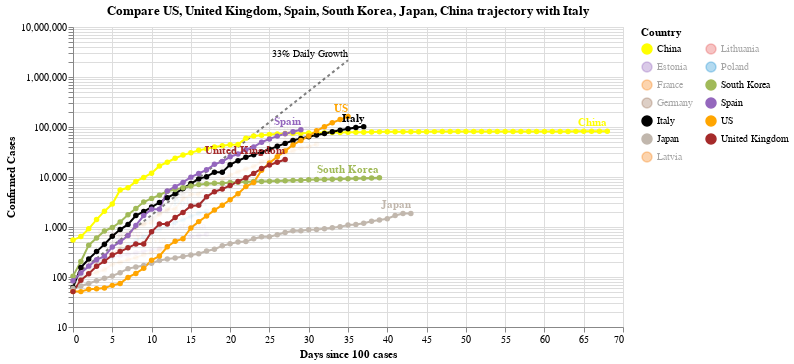

Notebook cell for this chart:
### Code cell
#hide_input
chart2 = make_since_chart(['US', 'United Kingdom', 'Spain', 'South Korea', 'Japan', 'China'])
chart2

### Figure 1 — Vega-Lite specification as saved in the notebook (floating-point values rounded to 4 significant figures; data arrays with more than 128 entries replaced by an {"elided": "..."} marker saying what was removed)
{"config": {"view": {"continuousWidth": 400, "continuousHeight": 300}}, "layer": [{"mark": {"type": "line", "color": "black", "opacity": 0.5, "strokeDash": [3, 3]}, "encoding": {"x": {"type": "quantitative", "field": "Days since 100 cases"}, "y": {"type": "quantitative", "field": "Confirmed Cases"}}}, {"mark": {"type": "text", "align": "right", "dy": -6, "fontSize": 10, "text": "33% Daily Growth"}, "encoding": {"x": {"type": "quantitative", "field": "Days since 100 cases"}, "y": {"type": "quantitative", "field": "Confirmed Cases"}}, "transform": [{"filter": "(datum['Days since 100 cases'] >= 35)"}]}, {"data": {"name": "data-ee4961c429aab95c4b5dab2e59a34bbf"}, "mark": {"type": "line", "point": true}, "encoding": {"color": {"type": "nominal", "field": "Country", "legend": {"columns": 2}, "scale": {"domain": ["China", "Estonia", "France", "Germany", "Italy", "Japan", "Latvia", "Lithuania", "Poland", "South Korea", "Spain", "US", "United Kingdom"], "range": ["yellow", "#9467bd", "#F58518", "#9D755D", "black", "#C1B7AD", "#F58518", "#E45756", "#2495D3", "#A1BA59", "#9467bd", "orange", "brown"]}}, "opacity": {"condition": {"value": 1, "selection": "selector005"}, "value": 0.05}, "tooltip": [{"type": "nominal", "field": "Country"}, {"type": "temporal", "field": "Date"}, {"type": "quantitative", "field": "Confirmed Cases"}, {"type": "quantitative", "field": "Days since 100 cases"}], "x": {"type": "quantitative", "field": "Days since 100 cases"}, "y": {"type": "quantitative", "field": "Confirmed Cases", "scale": {"type": "log"}}}, "selection": {"selector005": {"type": "multi", "fields": ["Country"], "bind": "legend", "init": [{"Country": "US"}, {"Country": "United Kingdom"}, {"Country": "Spain"}, {"Country": "South Korea"}, {"Country": "Japan"}, {"Country": "China"}, {"Country": "Italy"}]}}, "width": 550}, {"data": {"name": "data-ee4961c429aab95c4b5dab2e59a34bbf"}, "mark": {"type": "text", "align": "right", "dy": -8, "fontWeight": "bold"}, "encoding": {"color": {"type": "nominal", "field": "Country", "legend": {"columns": 2}, "scale": {"domain": ["China", "Estonia", "France", "Germany", "Italy", "Japan", "Latvia", "Lithuania", "Poland", "South Korea", "Spain", "US", "United Kingdom"], "range": ["yellow", "#9467bd", "#F58518", "#9D755D", "black", "#C1B7AD", "#F58518", "#E45756", "#2495D3", "#A1BA59", "#9467bd", "orange", "brown"]}}, "opacity": {"condition": {"value": 1, "selection": "selector005"}, "value": 0.05}, "text": {"type": "nominal", "field": "Country"}, "tooltip": [{"type": "nominal", "field": "Country"}, {"type": "temporal", "field": "Date"}, {"type": "quantitative", "field": "Confirmed Cases"}, {"type": "quantitative", "field": "Days since 100 cases"}], "x": {"type": "quantitative", "field": "Days since 100 cases"}, "y": {"type": "quantitative", "field": "Confirmed Cases", "scale": {"type": "log"}}}, "transform": [{"filter": "(datum['Date'] >= 1585526400000)"}], "width": 550}], "data": {"name": "data-c1a3bbf4dd040f2e7e8e7a69520e3c2a"}, "title": "Compare US, United Kingdom, Spain, South Korea, Japan, China trajectory with Italy", "$schema": "https://vega.github.io/schema/vega-lite/v4.0.2.json", "datasets": {"data-c1a3bbf4dd040f2e7e8e7a69520e3c2a": [{"Days since 100 cases": 0, "Confirmed Cases": 100.0}, {"Days since 100 cases": 1, "Confirmed Cases": 133.0}, {"Days since 100 cases": 2, "Confirmed Cases": 176.9}, {"Days since 100 cases": 3, "Confirmed Cases": 235.3}, {"Days since 100 cases": 4, "Confirmed Cases": 312.9}, {"Days since 100 cases": 5, "Confirmed Cases": 416.2}, {"Days since 100 cases": 6, "Confirmed Cases": 553.5}, {"Days since 100 cases": 7, "Confirmed Cases": 736.1}, {"Days since 100 cases": 8, "Confirmed Cases": 979.1}, {"Days since 100 cases": 9, "Confirmed Cases": 1302.0}, {"Days since 100 cases": 10, "Confirmed Cases": 1732.0}, {"Days since 100 cases": 11, "Confirmed Cases": 2303.0}, {"Days since 100 cases": 12, "Confirmed Cases": 3064.0}, {"Days since 100 cases": 13, "Confirmed Cases": 4074.0}, {"Days since 100 cases": 14, "Confirmed Cases": 5419.0}, {"Days since 100 cases": 15, "Confirmed Cases": 7207.0}, {"Days since 100 cases": 16, "Confirmed Cases": 9586.0}, {"Days since 100 cases": 17, "Confirmed Cases": 12750.0}, {"Days since 100 cases": 18, "Confirmed Cases": 16960.0}, {"Days since 100 cases": 19, "Confirmed Cases": 22550.0}, {"Days since 100 cases": 20, "Confirmed Cases": 29990.0}, {"Days since 100 cases": 21, "Confirmed Cases": 39890.0}, {"Days since 100 cases": 22, "Confirmed Cases": 53060.0}, {"Days since 100 cases": 23, "Confirmed Cases": 70560.0}, {"Days since 100 cases": 24, "Confirmed Cases": 93850.0}, {"Days since 100 cases": 25, "Confirmed Cases": 124800.0}, {"Days since 100 cases": 26, "Confirmed Cases": 166000.0}, {"Days since 100 cases": 27, "Confirmed Cases": 220800.0}, {"Days since 100 cases": 28, "Confirmed Cases": 293700.0}, {"Days since 100 cases": 29, "Confirmed Cases": 390600.0}, {"Days since 100 cases": 30, "Confirmed Cases": 519500.0}, {"Days since 100 cases": 31, "Confirmed Cases": 690900.0}, {"Days since 100 cases": 32, "Confirmed Cases": 918900.0}, {"Days since 100 cases": 33, "Confirmed Cases": 1222000.0}, {"Days since 100 cases": 34, "Confirmed Cases": 1625000.0}, {"Days since 100 cases": 35, "Confirmed Cases": 2162000.0}], "data-ee4961c429aab95c4b5dab2e59a34bbf": {"elided": "407 records"}}}
